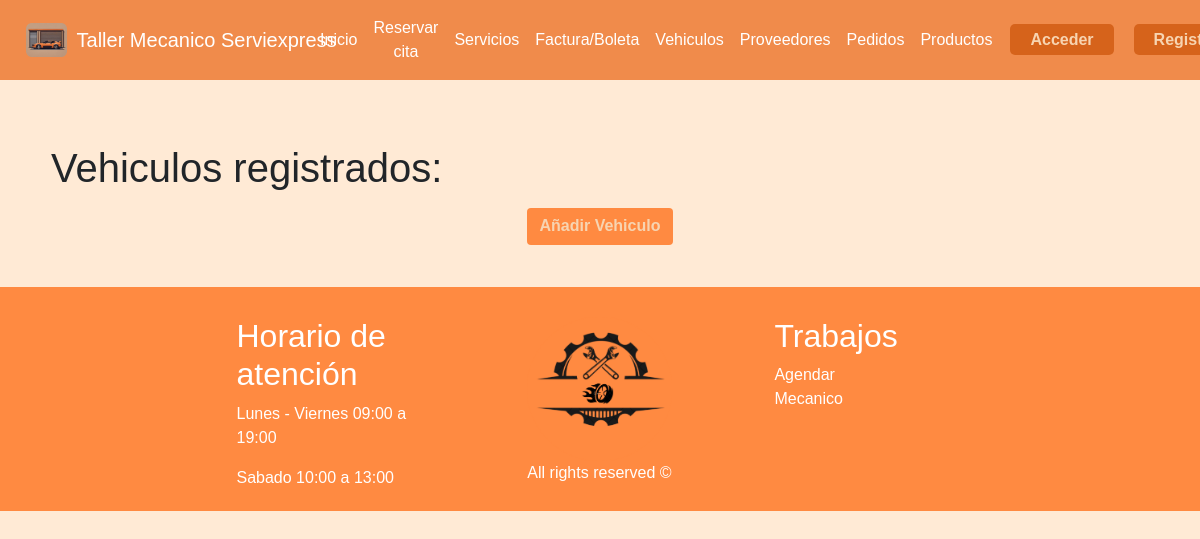
Page /vehiculos on the earlier database version.
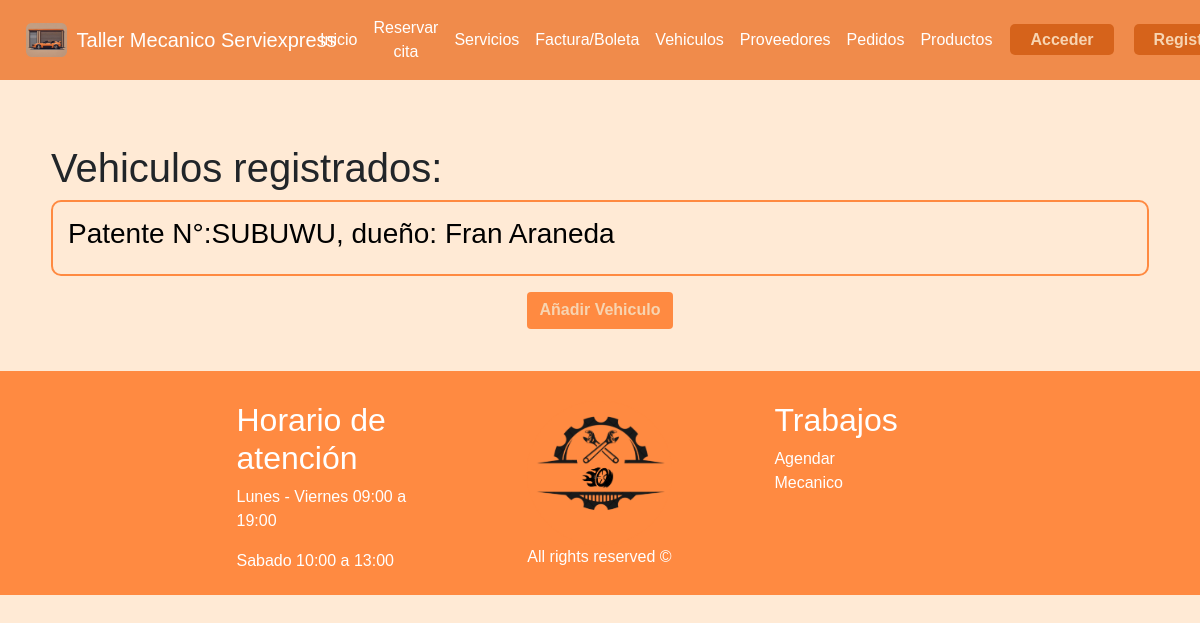
Same page on the later database version.
### taller/models.py (models this page shows, shortened)
class Vehiculo(models.Model):
    patente = models.CharField(primary_key=True, max_length=6)
    marca = models.CharField(max_length=20)
    modelo = models.CharField(max_length=30)
    año = models.IntegerField()
    km = models.IntegerField()
    cliente = models.ForeignKey(Cliente, on_delete=models.CASCADE)

class Cliente(models.Model):
    rut_cli = models.CharField(primary_key=True, max_length=12)
    pnom_cli = models.CharField(max_length=20)
    snom_cli = models.CharField(max_length=20, blank=True)
    appaterno_cli = models.CharField(max_length=20)
    apmaterno_cli = models.CharField(max_length=20, blank=True)
    correo_cli = models.CharField(max_length=60, blank=True)
    telefono_cli = models.IntegerField(blank=True, null=True)
    def __str__(self):
        return self.pnom_cli + " " + self.appaterno_cli

### taller/views.py (the view)
# urls.py: path('vehiculos', views.vehiculos, name='vehiculos'),
def vehiculos(request):
    cliente = Cliente.objects.filter(rut_cli=request.user.username).first()
    empleado = Empleado.objects.filter(rut_emp=request.user.username).first()
    vehiculos = Vehiculo.objects.all()
    return render(
        request,
        "vehiculos.html",
        {"vehiculos": vehiculos, "cliente": cliente, "empleado": empleado},
    )

### taller/templates/vehiculos.html
{% extends 'hnf.html' %}
{% load static %}
{% block content %}
<head>
  <link rel="stylesheet" href="{% static 'css/crud.css' %}" />
</head>
<div class="container">
  <h1> Vehiculos registrados: </h1>
  <ul style="list-style: none;">
    {% for vehiculo in vehiculos %}
    <li id="listar">
      <a href="{% url 'update_vehiculo' vehiculo.patente %}">
        <h3>Patente N°:{{ vehiculo.patente }}, dueño: {{ vehiculo.cliente }}</h3>
      </a>
    </li>
    {% endfor %}
  </ul>
  <ul class="buttons">
    <li>
      <a class="btn" href="/create/vehiculo"><b>Añadir Vehiculo</b></a>
    </li>
  </ul>
</div>
{% endblock %}

Differences in the rows shown:
added Vehiculo: patente "SUBUWU", cliente "Fran Araneda"
